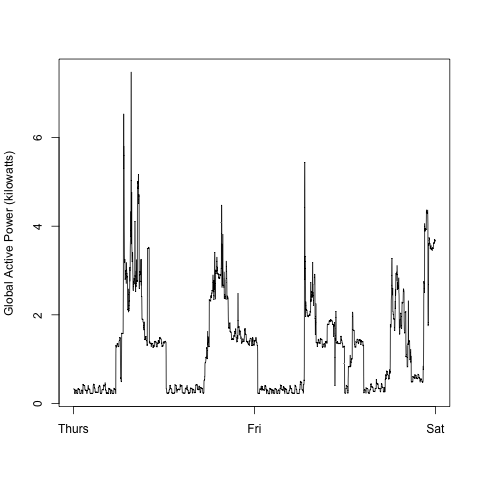

R code for this plot:
source("plotfunctions.R");

household_power <- read_data(add_date_time=TRUE);  
png(filename="plot2.png", height=480, width=480)
plot_global_active_power_vs_date_time(household_power, show_units=TRUE);
dev.off();